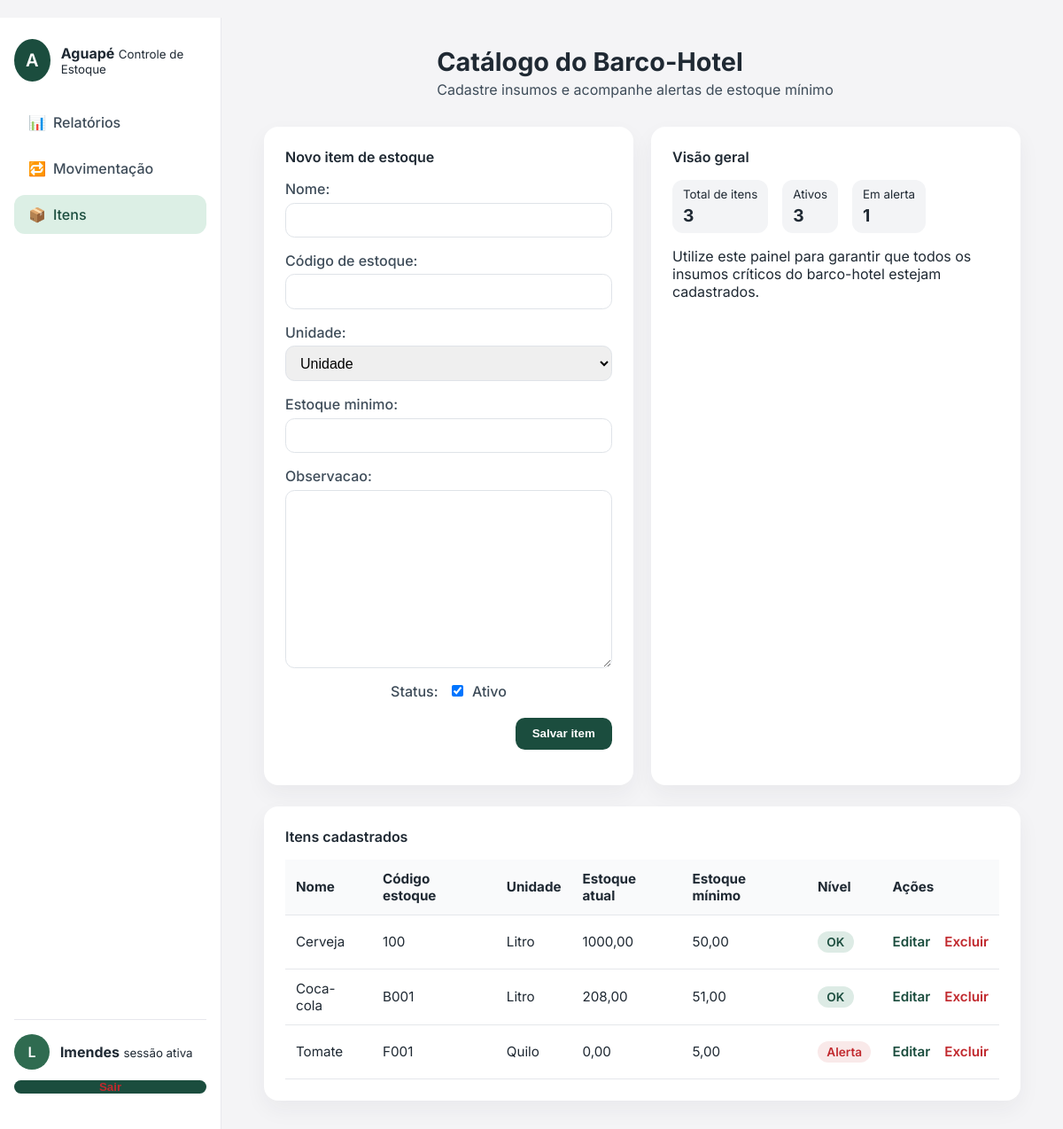
Page /itens/ (signed in) on the earlier database version.
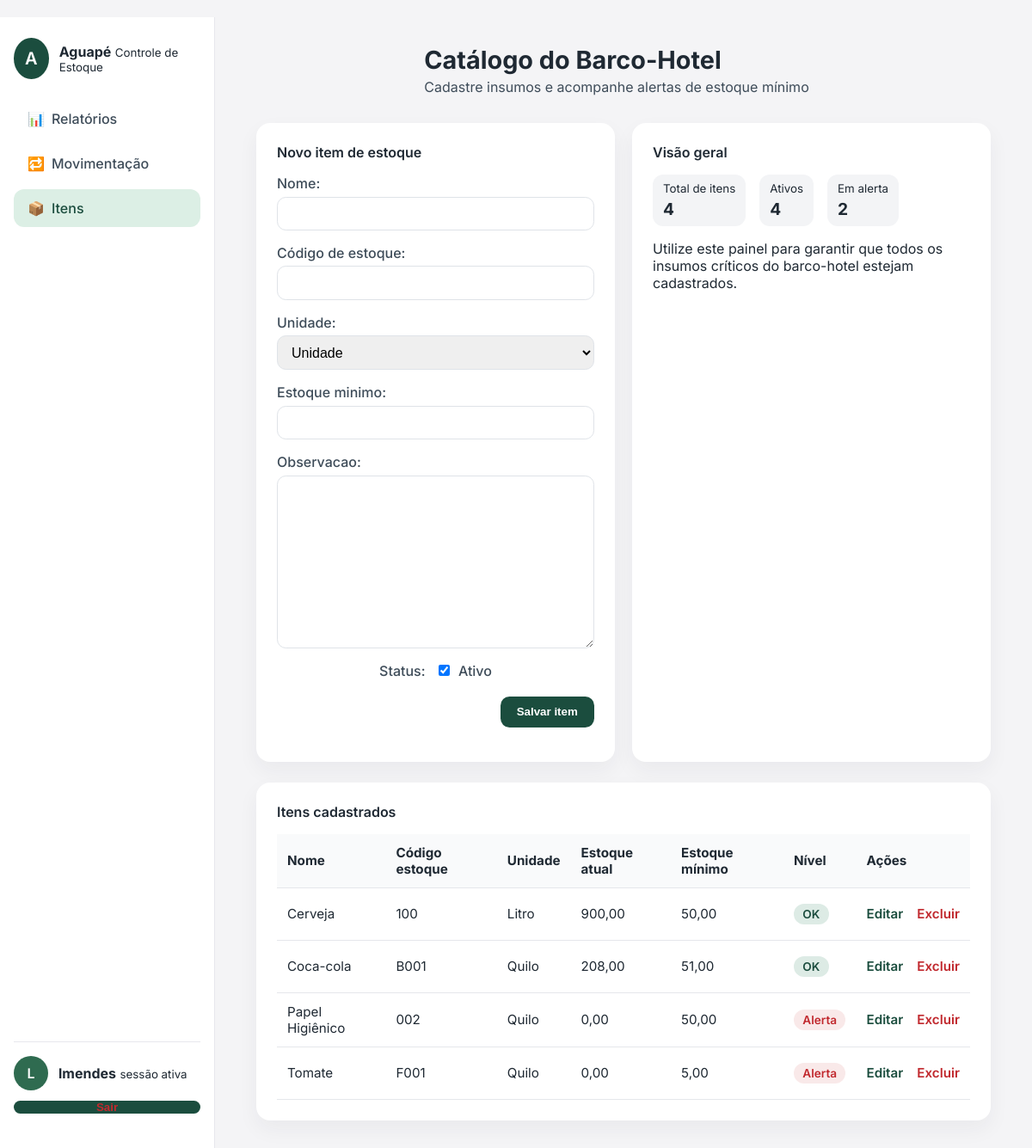
Same page on the later database version.
### catalogo/models.py (models this page shows, shortened)
class Item(models.Model):
    UNIDADES = [
        ("UN", "Unidade"),
        ("KG", "Quilo"),
        ("L", "Litro"),
    ]
    nome = models.CharField(max_length=120)
    codigo_estoque = models.CharField("Código de estoque", max_length=30, unique=True)
    unidade = models.CharField(max_length=2, choices=UNIDADES, default="UN")
    estoque_minimo = models.DecimalField(
        max_digits=10,
        decimal_places=2,
        validators=[MinValueValidator(Decimal("0"))],
    )
    estoque_atual = models.DecimalField(
        max_digits=10,
        decimal_places=2,
        default=0,
        validators=[MinValueValidator(Decimal("0"))],
    )
    observacao = models.TextField(blank=True)
    ativo = models.BooleanField(default=True)
    criado_em = models.DateTimeField(auto_now_add=True)
    class Meta:
        ordering = ("nome",)
        app_label = "controle"
    @property
    def em_alerta(self):
        return self.estoque_atual <= self.estoque_minimo

### catalogo/views.py (the view)
# urls.py: path("", views.cadastro_itens, name="cadastro_itens"),
@login_required
def cadastro_itens(request):
    itens_queryset = Item.objects.order_by("nome")
    itens = list(itens_queryset)
    stats = {
        "total": len(itens),
        "ativos": sum(1 for item in itens if item.ativo),
        "alertas": sum(1 for item in itens if item.em_alerta),
    }
    if request.method == "POST":
        form = ItemForm(request.POST)
        if form.is_valid():
            item = form.save()
            messages.success(request, f"Item {item.nome} cadastrado.")
            return redirect("catalogo:cadastro_itens")
    else:
        form = ItemForm()
    return render(
        request,
        "catalogo/cadastro_itens.html",
        {"form": form, "itens": itens, "stats": stats},
    )

### catalogo/forms.py (shortened to what this page needs)
class ItemForm(forms.ModelForm):
    class Meta:
        model = Item
        fields = ["nome", "codigo_estoque", "unidade", "estoque_minimo", "observacao", "ativo"]

### templates/catalogo/cadastro_itens.html (shortened to what this page needs)
﻿{% extends "base.html" %}
{% block page_title %}Catálogo do Barco-Hotel{% endblock %}
{% block page_subtitle %}Cadastre insumos e acompanhe alertas de estoque mínimo{% endblock %}
{% block content %}
<div class="grid two-columns">
    <div class="card">
        <div class="card-header">
            <span>Novo item de estoque</span>
        </div>
        <form method="post">
            <div class="form-grid">
                {% for field in form %}
                    <div class="form-field {% if field.field.widget.input_type == 'checkbox' %}form-field-checkbox{% endif %}">
                        {% if field.field.widget.input_type == 'checkbox' %}
                            <label class="checkbox-inline" for="{{ field.id_for_label }}">
                                <span class="checkbox-label">Status:</span>
                                {{ field }}
                                <span>{{ field.label }}</span>
                            </label>
                        {% else %}
                            {{ field.label_tag }}
                            {{ field }}
                        {% endif %}
                    </div>
                {% endfor %}
            </div>
            <div class="card-actions">
                <button type="submit" class="btn">Salvar item</button>
            </div>
        </form>
    </div>
    <div class="card">
        <div class="card-header">
            <span>Visão geral</span>
        </div>
        <div class="badges">
            <div class="badge">
                <small>Total de itens</small>
                <strong>{{ stats.total }}</strong>
            </div>
            <div class="badge">
                <small>Ativos</small>
                <strong>{{ stats.ativos }}</strong>
            </div>
            <div class="badge">
                <small>Em alerta</small>
                <strong>{{ stats.alertas }}</strong>
            </div>
        </div>
        <p>Utilize este painel para garantir que todos os insumos críticos do barco-hotel estejam cadastrados.</p>
    </div>
</div>
<div class="card">
    <div class="card-header">
        <span>Itens cadastrados</span>
    </div>
    <div class="table-responsive">
        <table>
            <thead>
                <tr>
                    <th>Nome</th>
                    <th>Código estoque</th>
                    <th>Unidade</th>
                    <th>Estoque atual</th>
                    <th>Estoque mínimo</th>
                    <th>Nível</th>
                    <th>Ações</th>
                </tr>
            </thead>
            <tbody>
                {% for item in itens %}
                    <tr>
                        <td>{{ item.nome }}</td>
                        <td>{{ item.codigo_estoque }}</td>
                        <td>{{ item.get_unidade_display }}</td>
                        <td>{{ item.estoque_atual }}</td>
                        <td>{{ item.estoque_minimo }}</td>
                        <td>
                            {% if item.em_alerta %}
                                <span class="status-pill status-alerta">Alerta</span>
                            {% else %}
                                <span class="status-pill status-ok">OK</span>
                            {% endif %}
                        </td>
                        <td>
                            <div class="actions">
                                <a class="btn-link" href="{% url 'catalogo:editar_item' item.pk %}">Editar</a>
                                <a class="btn-link btn-link-danger" href="{% url 'catalogo:excluir_item' item.pk %}">Excluir</a>
                            </div>
                        </td>
                    </tr>
                {% empty %}
                    <tr><td colspan="7">Nenhum item cadastrado.</td></tr>
                {% endfor %}
            </tbody>
        </table>
    </div>
</div>
{% endblock %}

### templates/base.html (shortened to what this page needs)
{% load static %}
<!DOCTYPE html>
<html lang="pt-br">
<head>
    <link rel="stylesheet" href="{% static 'css/aguape.css' %}">
</head>
<body>
    <div class="layout {% if request.resolver_match.url_name == 'login' %}layout-login{% endif %}">
        {% if request.resolver_match.url_name != 'login' %}
        <aside class="sidebar">
            <div class="brand">
                <div class="brand-logo">A</div>
                <div>
                    <strong>Aguapé</strong>
                    <small>Controle de Estoque</small>
                </div>
            </div>
            <nav class="sidebar-nav">
                <a href="{% url 'controle:relatorio' %}" class="nav-link {% if request.resolver_match.namespace == 'controle' and request.resolver_match.url_name == 'relatorio' %}active{% endif %}">
                    <span class="icon">📊</span> Relatórios
                </a>
                <a href="{% url 'controle:movimentacao' %}" class="nav-link {% if request.resolver_match.namespace == 'controle' and request.resolver_match.url_name == 'movimentacao' %}active{% endif %}">
                    <span class="icon">🔁</span> Movimentação
                </a>
                <a href="{% url 'catalogo:cadastro_itens' %}" class="nav-link {% if request.resolver_match.namespace == 'catalogo' %}active{% endif %}">
                    <span class="icon">📦</span> Itens
                </a>
            </nav>
            <div class="sidebar-footer">
                <div class="user-circle">
                    {{ request.user.get_username|default:"A"|slice:":1"|upper }}
                </div>
                <div>
                    <strong>{{ request.user.get_username|default:"Administrador" }}</strong>
                    <small>sessão ativa</small>
                </div>
                {% if request.user.is_authenticated %}
                    <form action="{% url 'controle:logout' %}" method="post" class="logout-form">
                        <button type="submit" class="btn btn-link btn-link-danger">Sair</button>
                    </form>
                {% endif %}
            </div>
        </aside>
        {% endif %}
        <main class="content {% if request.resolver_match.url_name == 'login' %}content-login{% endif %}">
            <header class="content-header">
                <div>
                    <h1 class="{% if request.resolver_match.url_name == 'login' %}title-centered{% endif %}">{% block page_title %}Controle de Estoque{% endblock %}</h1>
                    <p class="subtitle {% if request.resolver_match.url_name == 'login' %}title-centered{% endif %}">{% block page_subtitle %}Barco-Hotel Aguapé{% endblock %}</p>
                </div>
            </header>
            <section class="content-body">
                {% block content %}{% endblock %}
            </section>
        </main>
    </div>
</body>
</html>

Differences in the rows shown:
changed Item "Cerveja": estoque_atual "1000,00" → "900,00"
changed Item "Coca-cola": unidade "Litro" → "Quilo"
added Item: nome "Papel Higiênico", codigo_estoque "002", unidade "Quilo", estoque_atual "0,00", estoque_minimo "50,00", shows "Alerta"
Other differences:
{{ stats.total }}: "3" → "4"
{{ stats.ativos }}: "3" → "4"
{{ stats.alertas }}: "1" → "2"
